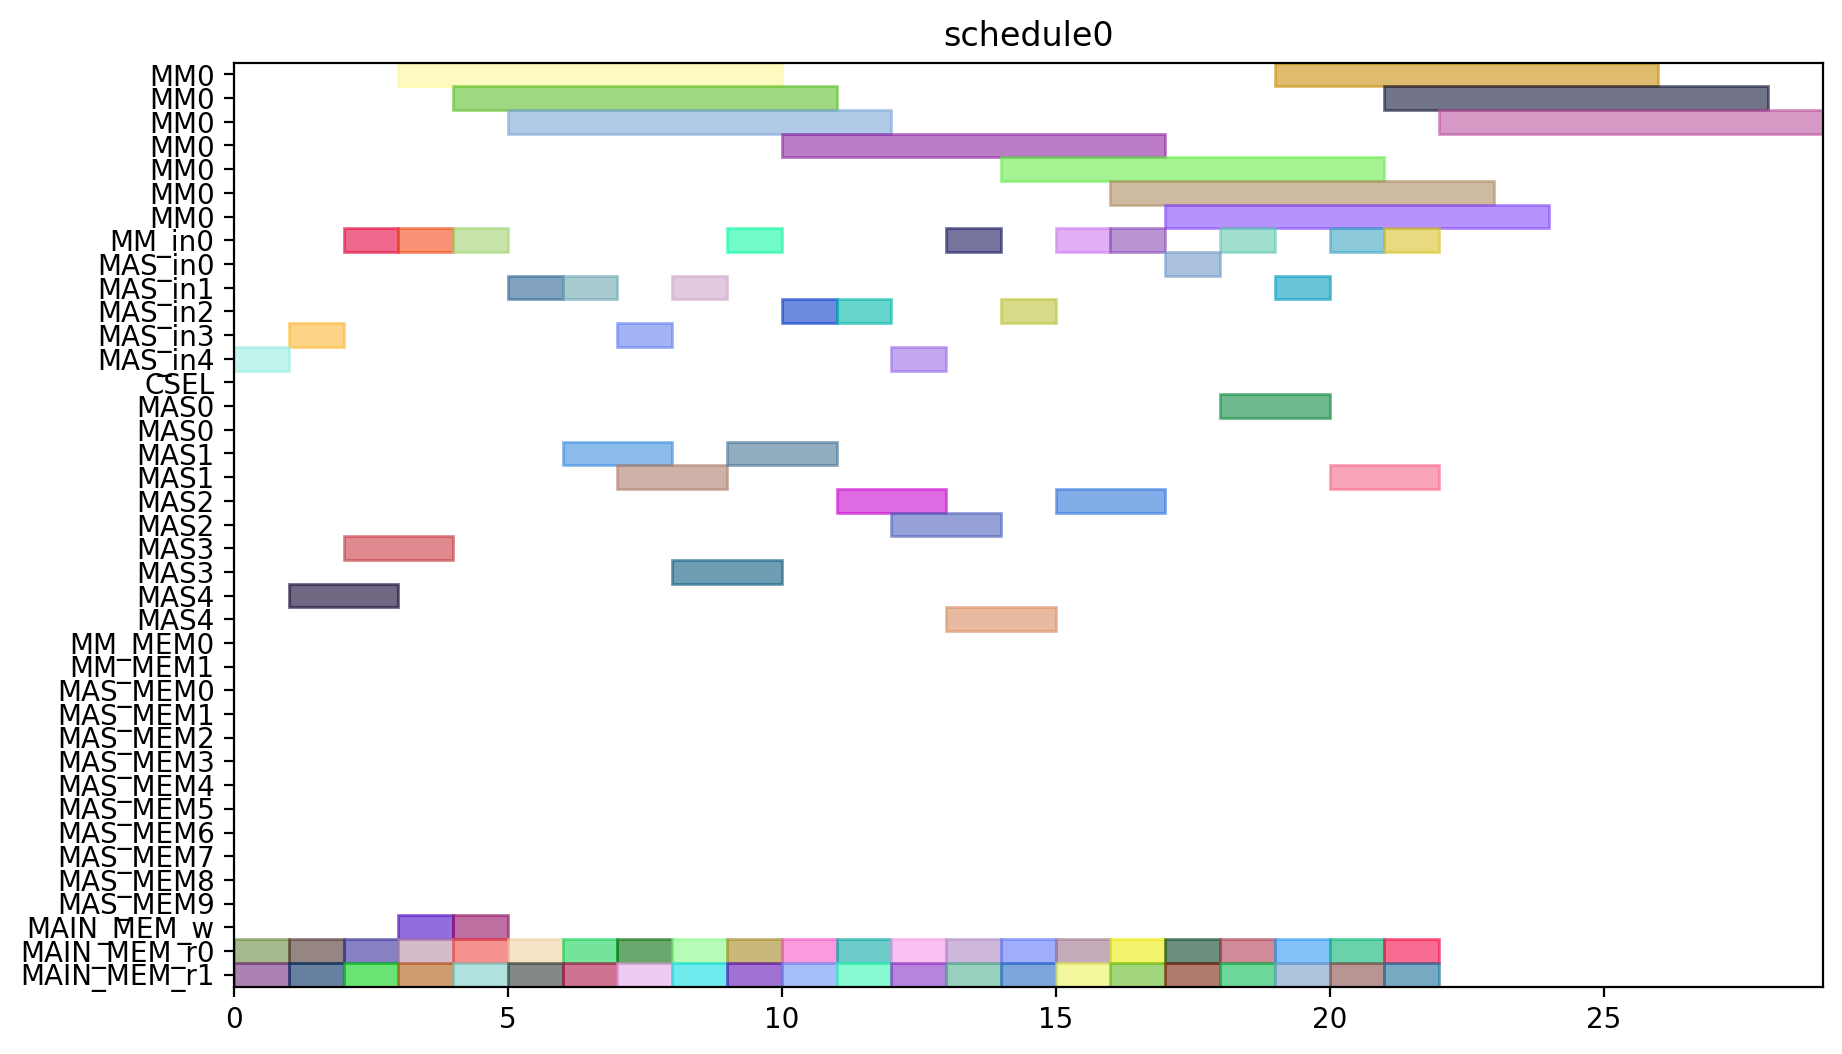

Generate this figure with Python:
from pyschedule import Scenario, solvers, plotters, alt


def solve():
	horizon = 120
	S = Scenario("schedule0", horizon=horizon)

	# resource
	MM = S.Resources('MM', num=1, size=7)
	MM_in = S.Resources('MM_in', num=1)
	MAS_in = S.Resources('MAS_in', num=5)
	CSEL = S.Resource('CSEL')
	MAS = S.Resources('MAS', num=5, size=2, periods=range(1, horizon))
	MM_MEM = S.Resources('MM_MEM', num=2)
	MAS_MEM = S.Resources('MAS_MEM', num=10)
	MAIN_MEM_w = S.Resource('MAIN_MEM_w', size=1)
	MAIN_MEM_r = S.Resources('MAIN_MEM_r', num=2)

	# result of previous scheduling

	# new tasks
	c10_t0 = S.Task('c10_t0', length=7, delay_cost=1)
	c10_t0 += alt(MM)
	c10_t0_in = S.Task('c10_t0_in', length=1, delay_cost=1)
	c10_t0_in += alt(MM_in)
	S += c10_t0_in*MM_in[0]<=c10_t0*MM[0]
	c10_t0_mem0 = S.Task('c10_t0_mem0', length=1, delay_cost=1)
	c10_t0_mem0 += MAIN_MEM_r[0]
	S += c10_t0_mem0 <= c10_t0

	c10_t0_mem1 = S.Task('c10_t0_mem1', length=1, delay_cost=1)
	c10_t0_mem1 += MAIN_MEM_r[1]
	S += c10_t0_mem1 <= c10_t0

	c10_t1 = S.Task('c10_t1', length=7, delay_cost=1)
	c10_t1 += alt(MM)
	c10_t1_in = S.Task('c10_t1_in', length=1, delay_cost=1)
	c10_t1_in += alt(MM_in)
	S += c10_t1_in*MM_in[0]<=c10_t1*MM[0]
	c10_t1_mem0 = S.Task('c10_t1_mem0', length=1, delay_cost=1)
	c10_t1_mem0 += MAIN_MEM_r[0]
	S += c10_t1_mem0 <= c10_t1

	c10_t1_mem1 = S.Task('c10_t1_mem1', length=1, delay_cost=1)
	c10_t1_mem1 += MAIN_MEM_r[1]
	S += c10_t1_mem1 <= c10_t1

	c10_t2 = S.Task('c10_t2', length=2, delay_cost=1)
	c10_t2 += alt(MAS)
	c10_t2_in = S.Task('c10_t2_in', length=1, delay_cost=1)
	c10_t2_in += alt(MAS_in)
	S += c10_t2_in*MAS_in[0]<=c10_t2*MAS[0]

	S += c10_t2_in*MAS_in[1]<=c10_t2*MAS[1]

	S += c10_t2_in*MAS_in[2]<=c10_t2*MAS[2]

	S += c10_t2_in*MAS_in[3]<=c10_t2*MAS[3]

	S += c10_t2_in*MAS_in[4]<=c10_t2*MAS[4]

	c10_t2_mem0 = S.Task('c10_t2_mem0', length=1, delay_cost=1)
	c10_t2_mem0 += MAIN_MEM_r[0]
	S += c10_t2_mem0 <= c10_t2

	c10_t2_mem1 = S.Task('c10_t2_mem1', length=1, delay_cost=1)
	c10_t2_mem1 += MAIN_MEM_r[1]
	S += c10_t2_mem1 <= c10_t2

	c10_t3 = S.Task('c10_t3', length=2, delay_cost=1)
	c10_t3 += alt(MAS)
	c10_t3_in = S.Task('c10_t3_in', length=1, delay_cost=1)
	c10_t3_in += alt(MAS_in)
	S += c10_t3_in*MAS_in[0]<=c10_t3*MAS[0]

	S += c10_t3_in*MAS_in[1]<=c10_t3*MAS[1]

	S += c10_t3_in*MAS_in[2]<=c10_t3*MAS[2]

	S += c10_t3_in*MAS_in[3]<=c10_t3*MAS[3]

	S += c10_t3_in*MAS_in[4]<=c10_t3*MAS[4]

	c10_t3_mem0 = S.Task('c10_t3_mem0', length=1, delay_cost=1)
	c10_t3_mem0 += MAIN_MEM_r[0]
	S += c10_t3_mem0 <= c10_t3

	c10_t3_mem1 = S.Task('c10_t3_mem1', length=1, delay_cost=1)
	c10_t3_mem1 += MAIN_MEM_r[1]
	S += c10_t3_mem1 <= c10_t3

	c20_t0 = S.Task('c20_t0', length=7, delay_cost=1)
	c20_t0 += alt(MM)
	c20_t0_in = S.Task('c20_t0_in', length=1, delay_cost=1)
	c20_t0_in += alt(MM_in)
	S += c20_t0_in*MM_in[0]<=c20_t0*MM[0]
	c20_t0_mem0 = S.Task('c20_t0_mem0', length=1, delay_cost=1)
	c20_t0_mem0 += MAIN_MEM_r[0]
	S += c20_t0_mem0 <= c20_t0

	c20_t0_mem1 = S.Task('c20_t0_mem1', length=1, delay_cost=1)
	c20_t0_mem1 += MAIN_MEM_r[1]
	S += c20_t0_mem1 <= c20_t0

	c20_t1 = S.Task('c20_t1', length=7, delay_cost=1)
	c20_t1 += alt(MM)
	c20_t1_in = S.Task('c20_t1_in', length=1, delay_cost=1)
	c20_t1_in += alt(MM_in)
	S += c20_t1_in*MM_in[0]<=c20_t1*MM[0]
	c20_t1_mem0 = S.Task('c20_t1_mem0', length=1, delay_cost=1)
	c20_t1_mem0 += MAIN_MEM_r[0]
	S += c20_t1_mem0 <= c20_t1

	c20_t1_mem1 = S.Task('c20_t1_mem1', length=1, delay_cost=1)
	c20_t1_mem1 += MAIN_MEM_r[1]
	S += c20_t1_mem1 <= c20_t1

	c20_t2 = S.Task('c20_t2', length=2, delay_cost=1)
	c20_t2 += alt(MAS)
	c20_t2_in = S.Task('c20_t2_in', length=1, delay_cost=1)
	c20_t2_in += alt(MAS_in)
	S += c20_t2_in*MAS_in[0]<=c20_t2*MAS[0]

	S += c20_t2_in*MAS_in[1]<=c20_t2*MAS[1]

	S += c20_t2_in*MAS_in[2]<=c20_t2*MAS[2]

	S += c20_t2_in*MAS_in[3]<=c20_t2*MAS[3]

	S += c20_t2_in*MAS_in[4]<=c20_t2*MAS[4]

	c20_t2_mem0 = S.Task('c20_t2_mem0', length=1, delay_cost=1)
	c20_t2_mem0 += MAIN_MEM_r[0]
	S += c20_t2_mem0 <= c20_t2

	c20_t2_mem1 = S.Task('c20_t2_mem1', length=1, delay_cost=1)
	c20_t2_mem1 += MAIN_MEM_r[1]
	S += c20_t2_mem1 <= c20_t2

	c20_t3 = S.Task('c20_t3', length=2, delay_cost=1)
	c20_t3 += alt(MAS)
	c20_t3_in = S.Task('c20_t3_in', length=1, delay_cost=1)
	c20_t3_in += alt(MAS_in)
	S += c20_t3_in*MAS_in[0]<=c20_t3*MAS[0]

	S += c20_t3_in*MAS_in[1]<=c20_t3*MAS[1]

	S += c20_t3_in*MAS_in[2]<=c20_t3*MAS[2]

	S += c20_t3_in*MAS_in[3]<=c20_t3*MAS[3]

	S += c20_t3_in*MAS_in[4]<=c20_t3*MAS[4]

	c20_t3_mem0 = S.Task('c20_t3_mem0', length=1, delay_cost=1)
	c20_t3_mem0 += MAIN_MEM_r[0]
	S += c20_t3_mem0 <= c20_t3

	c20_t3_mem1 = S.Task('c20_t3_mem1', length=1, delay_cost=1)
	c20_t3_mem1 += MAIN_MEM_r[1]
	S += c20_t3_mem1 <= c20_t3

	c01_t0 = S.Task('c01_t0', length=7, delay_cost=1)
	c01_t0 += alt(MM)
	c01_t0_in = S.Task('c01_t0_in', length=1, delay_cost=1)
	c01_t0_in += alt(MM_in)
	S += c01_t0_in*MM_in[0]<=c01_t0*MM[0]
	c01_t0_mem0 = S.Task('c01_t0_mem0', length=1, delay_cost=1)
	c01_t0_mem0 += MAIN_MEM_r[0]
	S += c01_t0_mem0 <= c01_t0

	c01_t0_mem1 = S.Task('c01_t0_mem1', length=1, delay_cost=1)
	c01_t0_mem1 += MAIN_MEM_r[1]
	S += c01_t0_mem1 <= c01_t0

	c01_t1 = S.Task('c01_t1', length=7, delay_cost=1)
	c01_t1 += alt(MM)
	c01_t1_in = S.Task('c01_t1_in', length=1, delay_cost=1)
	c01_t1_in += alt(MM_in)
	S += c01_t1_in*MM_in[0]<=c01_t1*MM[0]
	c01_t1_mem0 = S.Task('c01_t1_mem0', length=1, delay_cost=1)
	c01_t1_mem0 += MAIN_MEM_r[0]
	S += c01_t1_mem0 <= c01_t1

	c01_t1_mem1 = S.Task('c01_t1_mem1', length=1, delay_cost=1)
	c01_t1_mem1 += MAIN_MEM_r[1]
	S += c01_t1_mem1 <= c01_t1

	c01_t2 = S.Task('c01_t2', length=2, delay_cost=1)
	c01_t2 += alt(MAS)
	c01_t2_in = S.Task('c01_t2_in', length=1, delay_cost=1)
	c01_t2_in += alt(MAS_in)
	S += c01_t2_in*MAS_in[0]<=c01_t2*MAS[0]

	S += c01_t2_in*MAS_in[1]<=c01_t2*MAS[1]

	S += c01_t2_in*MAS_in[2]<=c01_t2*MAS[2]

	S += c01_t2_in*MAS_in[3]<=c01_t2*MAS[3]

	S += c01_t2_in*MAS_in[4]<=c01_t2*MAS[4]

	c01_t2_mem0 = S.Task('c01_t2_mem0', length=1, delay_cost=1)
	c01_t2_mem0 += MAIN_MEM_r[0]
	S += c01_t2_mem0 <= c01_t2

	c01_t2_mem1 = S.Task('c01_t2_mem1', length=1, delay_cost=1)
	c01_t2_mem1 += MAIN_MEM_r[1]
	S += c01_t2_mem1 <= c01_t2

	c01_t3 = S.Task('c01_t3', length=2, delay_cost=1)
	c01_t3 += alt(MAS)
	c01_t3_in = S.Task('c01_t3_in', length=1, delay_cost=1)
	c01_t3_in += alt(MAS_in)
	S += c01_t3_in*MAS_in[0]<=c01_t3*MAS[0]

	S += c01_t3_in*MAS_in[1]<=c01_t3*MAS[1]

	S += c01_t3_in*MAS_in[2]<=c01_t3*MAS[2]

	S += c01_t3_in*MAS_in[3]<=c01_t3*MAS[3]

	S += c01_t3_in*MAS_in[4]<=c01_t3*MAS[4]

	c01_t3_mem0 = S.Task('c01_t3_mem0', length=1, delay_cost=1)
	c01_t3_mem0 += MAIN_MEM_r[0]
	S += c01_t3_mem0 <= c01_t3

	c01_t3_mem1 = S.Task('c01_t3_mem1', length=1, delay_cost=1)
	c01_t3_mem1 += MAIN_MEM_r[1]
	S += c01_t3_mem1 <= c01_t3

	c11_t0 = S.Task('c11_t0', length=7, delay_cost=1)
	c11_t0 += alt(MM)
	c11_t0_in = S.Task('c11_t0_in', length=1, delay_cost=1)
	c11_t0_in += alt(MM_in)
	S += c11_t0_in*MM_in[0]<=c11_t0*MM[0]
	c11_t0_mem0 = S.Task('c11_t0_mem0', length=1, delay_cost=1)
	c11_t0_mem0 += MAIN_MEM_r[0]
	S += c11_t0_mem0 <= c11_t0

	c11_t0_mem1 = S.Task('c11_t0_mem1', length=1, delay_cost=1)
	c11_t0_mem1 += MAIN_MEM_r[1]
	S += c11_t0_mem1 <= c11_t0

	c11_t1 = S.Task('c11_t1', length=7, delay_cost=1)
	c11_t1 += alt(MM)
	c11_t1_in = S.Task('c11_t1_in', length=1, delay_cost=1)
	c11_t1_in += alt(MM_in)
	S += c11_t1_in*MM_in[0]<=c11_t1*MM[0]
	c11_t1_mem0 = S.Task('c11_t1_mem0', length=1, delay_cost=1)
	c11_t1_mem0 += MAIN_MEM_r[0]
	S += c11_t1_mem0 <= c11_t1

	c11_t1_mem1 = S.Task('c11_t1_mem1', length=1, delay_cost=1)
	c11_t1_mem1 += MAIN_MEM_r[1]
	S += c11_t1_mem1 <= c11_t1

	c11_t2 = S.Task('c11_t2', length=2, delay_cost=1)
	c11_t2 += alt(MAS)
	c11_t2_in = S.Task('c11_t2_in', length=1, delay_cost=1)
	c11_t2_in += alt(MAS_in)
	S += c11_t2_in*MAS_in[0]<=c11_t2*MAS[0]

	S += c11_t2_in*MAS_in[1]<=c11_t2*MAS[1]

	S += c11_t2_in*MAS_in[2]<=c11_t2*MAS[2]

	S += c11_t2_in*MAS_in[3]<=c11_t2*MAS[3]

	S += c11_t2_in*MAS_in[4]<=c11_t2*MAS[4]

	c11_t2_mem0 = S.Task('c11_t2_mem0', length=1, delay_cost=1)
	c11_t2_mem0 += MAIN_MEM_r[0]
	S += c11_t2_mem0 <= c11_t2

	c11_t2_mem1 = S.Task('c11_t2_mem1', length=1, delay_cost=1)
	c11_t2_mem1 += MAIN_MEM_r[1]
	S += c11_t2_mem1 <= c11_t2

	c11_t3 = S.Task('c11_t3', length=2, delay_cost=1)
	c11_t3 += alt(MAS)
	c11_t3_in = S.Task('c11_t3_in', length=1, delay_cost=1)
	c11_t3_in += alt(MAS_in)
	S += c11_t3_in*MAS_in[0]<=c11_t3*MAS[0]

	S += c11_t3_in*MAS_in[1]<=c11_t3*MAS[1]

	S += c11_t3_in*MAS_in[2]<=c11_t3*MAS[2]

	S += c11_t3_in*MAS_in[3]<=c11_t3*MAS[3]

	S += c11_t3_in*MAS_in[4]<=c11_t3*MAS[4]

	c11_t3_mem0 = S.Task('c11_t3_mem0', length=1, delay_cost=1)
	c11_t3_mem0 += MAIN_MEM_r[0]
	S += c11_t3_mem0 <= c11_t3

	c11_t3_mem1 = S.Task('c11_t3_mem1', length=1, delay_cost=1)
	c11_t3_mem1 += MAIN_MEM_r[1]
	S += c11_t3_mem1 <= c11_t3

	c21_t0 = S.Task('c21_t0', length=7, delay_cost=1)
	c21_t0 += alt(MM)
	c21_t0_in = S.Task('c21_t0_in', length=1, delay_cost=1)
	c21_t0_in += alt(MM_in)
	S += c21_t0_in*MM_in[0]<=c21_t0*MM[0]
	c21_t0_mem0 = S.Task('c21_t0_mem0', length=1, delay_cost=1)
	c21_t0_mem0 += MAIN_MEM_r[0]
	S += c21_t0_mem0 <= c21_t0

	c21_t0_mem1 = S.Task('c21_t0_mem1', length=1, delay_cost=1)
	c21_t0_mem1 += MAIN_MEM_r[1]
	S += c21_t0_mem1 <= c21_t0

	c21_t1 = S.Task('c21_t1', length=7, delay_cost=1)
	c21_t1 += alt(MM)
	c21_t1_in = S.Task('c21_t1_in', length=1, delay_cost=1)
	c21_t1_in += alt(MM_in)
	S += c21_t1_in*MM_in[0]<=c21_t1*MM[0]
	c21_t1_mem0 = S.Task('c21_t1_mem0', length=1, delay_cost=1)
	c21_t1_mem0 += MAIN_MEM_r[0]
	S += c21_t1_mem0 <= c21_t1

	c21_t1_mem1 = S.Task('c21_t1_mem1', length=1, delay_cost=1)
	c21_t1_mem1 += MAIN_MEM_r[1]
	S += c21_t1_mem1 <= c21_t1

	c21_t2 = S.Task('c21_t2', length=2, delay_cost=1)
	c21_t2 += alt(MAS)
	c21_t2_in = S.Task('c21_t2_in', length=1, delay_cost=1)
	c21_t2_in += alt(MAS_in)
	S += c21_t2_in*MAS_in[0]<=c21_t2*MAS[0]

	S += c21_t2_in*MAS_in[1]<=c21_t2*MAS[1]

	S += c21_t2_in*MAS_in[2]<=c21_t2*MAS[2]

	S += c21_t2_in*MAS_in[3]<=c21_t2*MAS[3]

	S += c21_t2_in*MAS_in[4]<=c21_t2*MAS[4]

	c21_t2_mem0 = S.Task('c21_t2_mem0', length=1, delay_cost=1)
	c21_t2_mem0 += MAIN_MEM_r[0]
	S += c21_t2_mem0 <= c21_t2

	c21_t2_mem1 = S.Task('c21_t2_mem1', length=1, delay_cost=1)
	c21_t2_mem1 += MAIN_MEM_r[1]
	S += c21_t2_mem1 <= c21_t2

	c21_t3 = S.Task('c21_t3', length=2, delay_cost=1)
	c21_t3 += alt(MAS)
	c21_t3_in = S.Task('c21_t3_in', length=1, delay_cost=1)
	c21_t3_in += alt(MAS_in)
	S += c21_t3_in*MAS_in[0]<=c21_t3*MAS[0]

	S += c21_t3_in*MAS_in[1]<=c21_t3*MAS[1]

	S += c21_t3_in*MAS_in[2]<=c21_t3*MAS[2]

	S += c21_t3_in*MAS_in[3]<=c21_t3*MAS[3]

	S += c21_t3_in*MAS_in[4]<=c21_t3*MAS[4]

	c21_t3_mem0 = S.Task('c21_t3_mem0', length=1, delay_cost=1)
	c21_t3_mem0 += MAIN_MEM_r[0]
	S += c21_t3_mem0 <= c21_t3

	c21_t3_mem1 = S.Task('c21_t3_mem1', length=1, delay_cost=1)
	c21_t3_mem1 += MAIN_MEM_r[1]
	S += c21_t3_mem1 <= c21_t3

	c000 = S.Task('c000', length=2, delay_cost=1)
	c000 += alt(MAS)
	c000_in = S.Task('c000_in', length=1, delay_cost=1)
	c000_in += alt(MAS_in)
	S += c000_in*MAS_in[0]<=c000*MAS[0]

	S += c000_in*MAS_in[1]<=c000*MAS[1]

	S += c000_in*MAS_in[2]<=c000*MAS[2]

	S += c000_in*MAS_in[3]<=c000*MAS[3]

	S += c000_in*MAS_in[4]<=c000*MAS[4]

	S += 0<c000

	c000_w = S.Task('c000_w', length=1, delay_cost=1)
	c000_w += alt(MAIN_MEM_w)
	S += c000 <= c000_w

	c000_mem0 = S.Task('c000_mem0', length=1, delay_cost=1)
	c000_mem0 += MAIN_MEM_r[0]
	S += c000_mem0 <= c000

	c000_mem1 = S.Task('c000_mem1', length=1, delay_cost=1)
	c000_mem1 += MAIN_MEM_r[1]
	S += c000_mem1 <= c000

	c001 = S.Task('c001', length=2, delay_cost=1)
	c001 += alt(MAS)
	c001_in = S.Task('c001_in', length=1, delay_cost=1)
	c001_in += alt(MAS_in)
	S += c001_in*MAS_in[0]<=c001*MAS[0]

	S += c001_in*MAS_in[1]<=c001*MAS[1]

	S += c001_in*MAS_in[2]<=c001*MAS[2]

	S += c001_in*MAS_in[3]<=c001*MAS[3]

	S += c001_in*MAS_in[4]<=c001*MAS[4]

	S += 0<c001

	c001_w = S.Task('c001_w', length=1, delay_cost=1)
	c001_w += alt(MAIN_MEM_w)
	S += c001 <= c001_w

	c001_mem0 = S.Task('c001_mem0', length=1, delay_cost=1)
	c001_mem0 += MAIN_MEM_r[0]
	S += c001_mem0 <= c001

	c001_mem1 = S.Task('c001_mem1', length=1, delay_cost=1)
	c001_mem1 += MAIN_MEM_r[1]
	S += c001_mem1 <= c001

	solvers.mip.solve(S,msg=1,kind='CPLEX',ratio_gap=1.01)

	solution = [['hoge']*len(S.solution()[1]) for i in range(len(S.solution()))]
	for i in range(len(S.solution())):
		for j in range(len(S.solution()[i])):
			solution[i][j]=str(S.solution()[i][j])
	print(solution)

	cycles = int(solution[-1][3])

	pic_file_name = "/mnt/rose/usr1/fukuda/ABE/multiRAM_multiMAS_16mux/scheduling_result/stage7MM1_stage2MAS5/FROB/schedule0.png"
	if(S.solution() != []):
		plotters.matplotlib.plot(S,img_filename=pic_file_name, show_task_labels=False, fig_size=(cycles*0.25+3, 6))

	return solution
